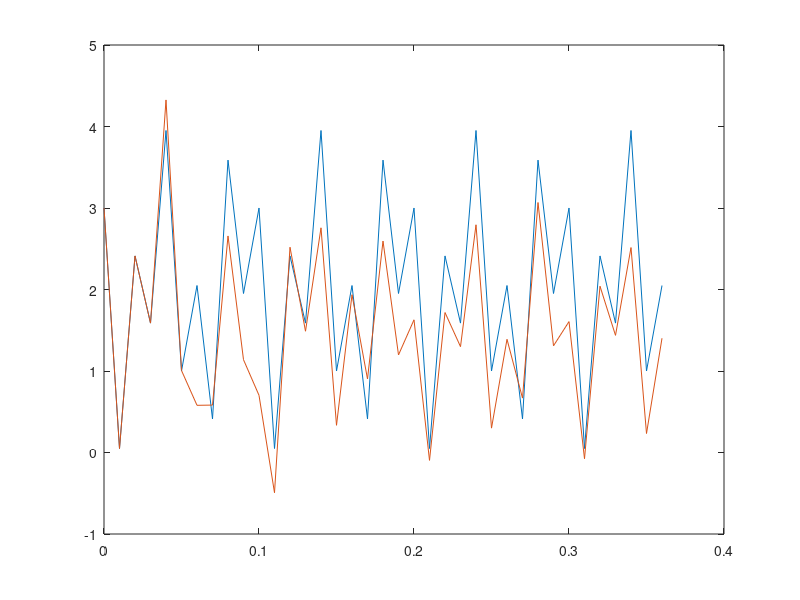
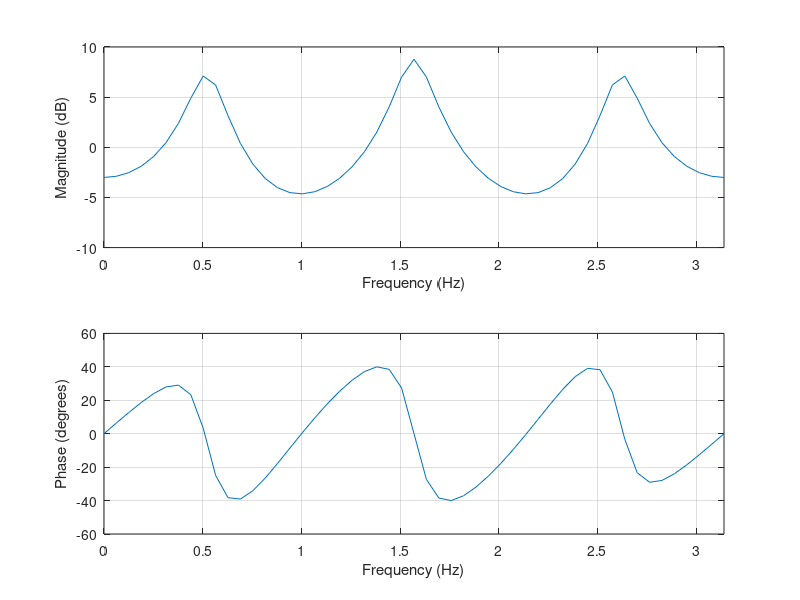
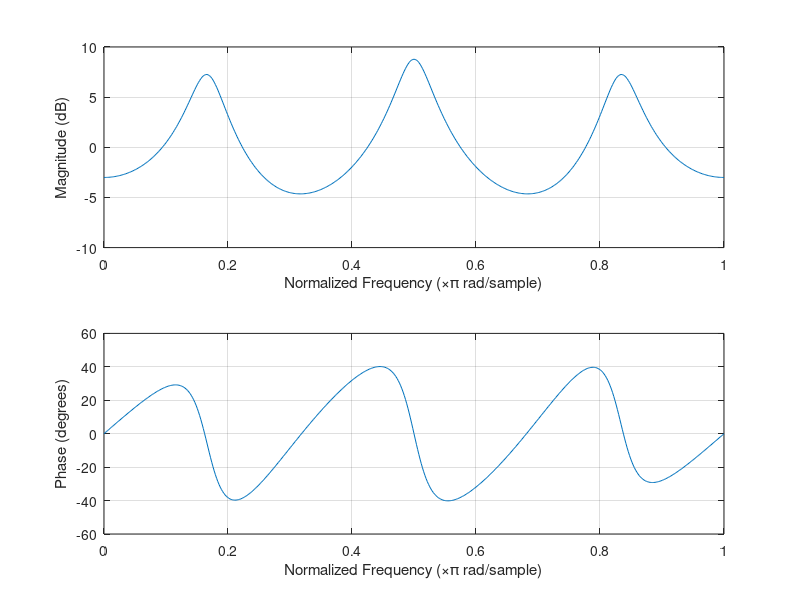

These figures' MATLAB source, in order:
%https://ccrma.stanford.edu/~jos/filters/Sine_Wave_Analysis.html
% study the book
%y(n)= x(n)+x(n-1)
close
B=[1,0,0,0,0.5^3];
A=[1,0,0,0,0,0,0.9^5];
fs=100; % sample
fpass=fs/2;
fstop=fs-fs/10;
N =20; % test number
T=1/fs;
fmax=fs/2;
df=fmax/(N-2); 
f=0:df:fmax;
tmax=1/df;
t=0:T:tmax;

f=0:fs/2
w=f*(2*pi/fs);

s= 2+cos(2*pi*fpass*t)+sin(2*pi*2*fstop*t);

y=filter(B,A,s);
plot(t,s);
hold on;
plot(t,y);
figure(2);
H=freqz(B,A,w);
freqz_plot(w,H)
figure(3)
freqz(B,A);
##figure(1);
##%freqz_plot(W,H);
##
##semilogx(f:10:Fs/2,20*log(abs(H)));
##grid on;
##figure(2);
##semilogx(f,angle(abs(H)))
##grid on;
